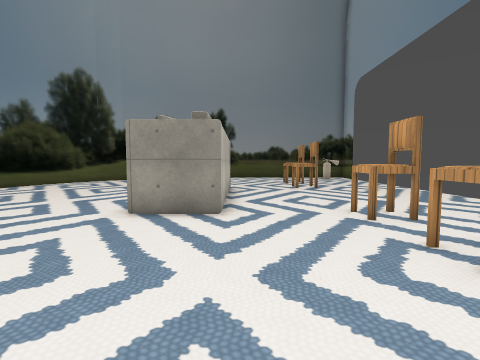
[1] (above)

14 first-person views from a walk through a level from a Godot 3-D game. The camera is 1.2 m above the floor, tilts 4° down and sees 85° across. The floor is counted in squares, 1 m on a side. Each view is taken from the middle of a square. On the plan, view 1 faces up. The plan holds only what a view shows up to about 12 squares ahead; the rest is blank. Some surface patterns are stand-ins.

[2]
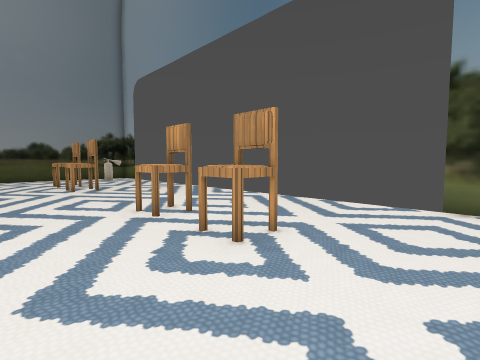

[3]
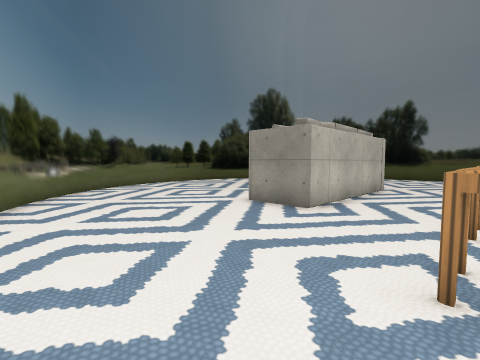

[4]
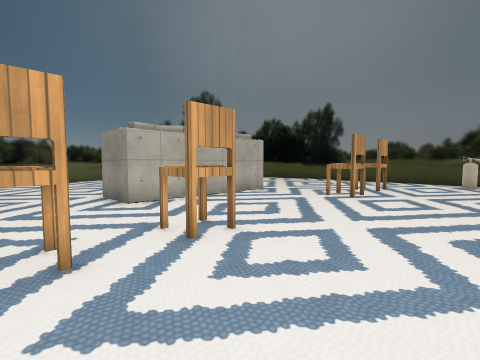

[5]
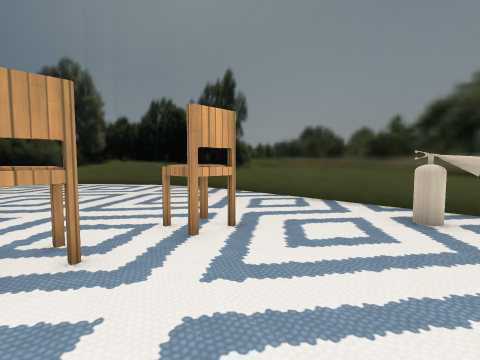

[6]
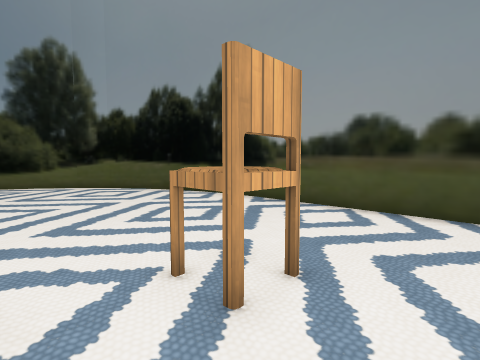

[7]
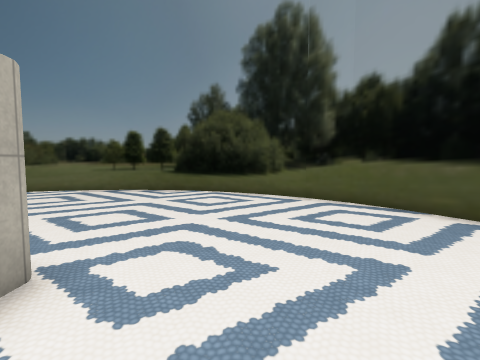

[8]
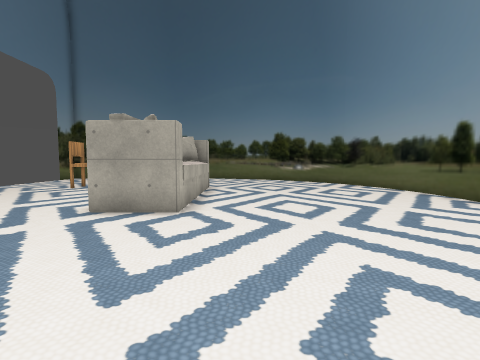

[9]
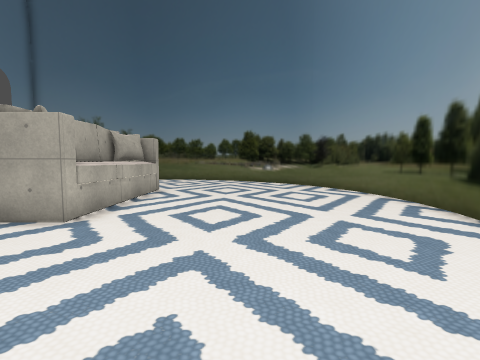

[10]
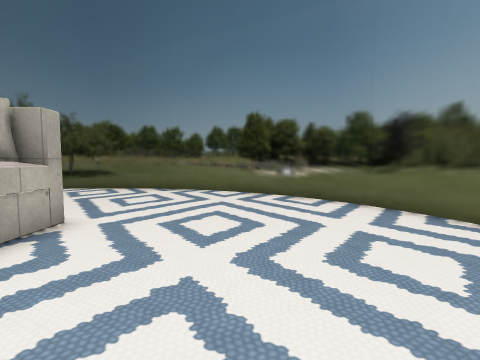

[11]
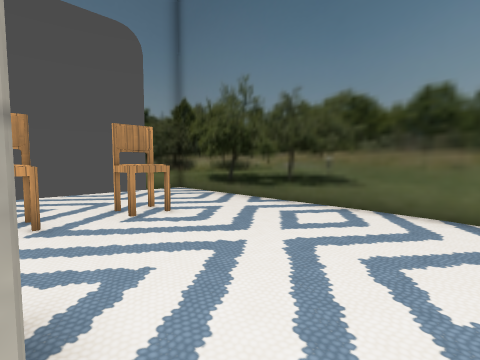

[12]
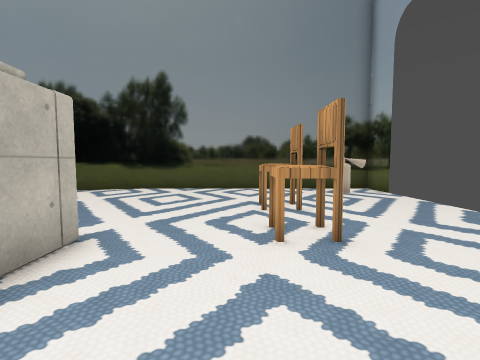

[13]
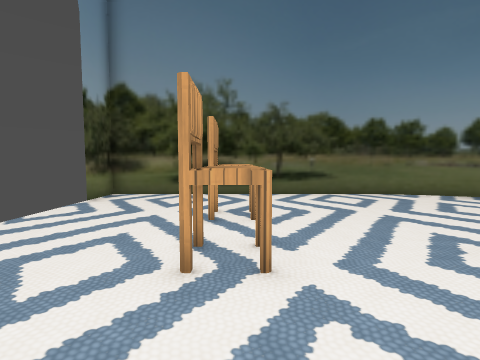

[14]
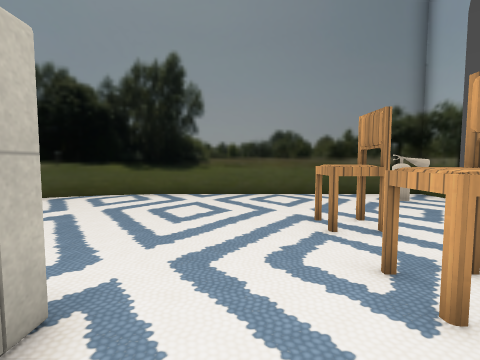

### Floor plan
Points are (right, up) in squares from view 1. A wall is a line through its corners. A room is listed if a view was taken in it or the views show most of it. See-through windows are left out.
Room 1 (views 1, 2, 3, 4, 5, 6, 7, 8, 9, 10, 11, 12, 13, 14)
walls: (-1.3, 8.9) (-1.3, 9.5); (-0.4, 11.9) (-0.4, 6) (-2.6, 6) (-2.6, 11.9) (-0.4, 11.9); (-1.3, 8.2) (-1.3, 9); (-1.4, 7.1) (-1.4, 8); (-1.9, 7.2) (-1.5, 7.5); (-2.3, 6.6) (-1.6, 7.5); (-2.6, 6.3) (-1.9, 6.3); (-2.3, 19.6) (-3.9, 19.3); (-3.7, 19.4) (-5.2, 18.8); (-5.1, 18.8) (-6.5, 18.1); (-6.4, 18.2) (-7.7, 17.2); (-7.6, 17.2) (-8.7, 16.2) (-9.6, 15); (-9.5, 15.1) (-10.3, 13.7); (-10.2, 13.8) (-10.8, 12.4) (-11.1, 10.8); (-2.4, -0.7) (7.8, -0.7) (7.8, 1); (-3.8, -0.3) (-2.2, -0.7); (-5.2, 0.2) (-3.7, -0.3); (7.7, 18) (7.7, 19.7) (-2.4, 19.7); (-11.1, 11) (-11.2, 9.4); (-6.5, 0.9) (-5.1, 0.1); (-11.2, 9.6) (-11.1, 7.9); (-7.7, 1.8) (-6.4, 0.8); (-11.1, 8.1) (-10.8, 6.5); (-10.8, 6.7) (-10.2, 5.1); (-8.7, 2.8) (-7.6, 1.7); (-9.6, 4) (-8.6, 2.7); (-10.3, 5.3) (-9.5, 3.9)
objects: chair (3, 3); chair (3, 6); chair (3, 12) to (3, 13); chair (3, 15); fire extinguisher (6, 18) to (7, 18)

Positions as (right, up) in squares from view 1, and headings:
1: (0, 0), facing up
2: (0, 0), facing up-right
3: (3, 0), facing up-left
4: (7, 3), facing up-left
5: (7, 12), facing up-left
6: (5, 13), facing up-left
7: (0, 14), facing left
8: (-4, 18), facing down
9: (-6, 17), facing down
10: (-6, 11), facing down
11: (-3, 6), facing down-right
12: (2, 8), facing up
13: (3, 9), facing down
14: (1, 10), facing up
